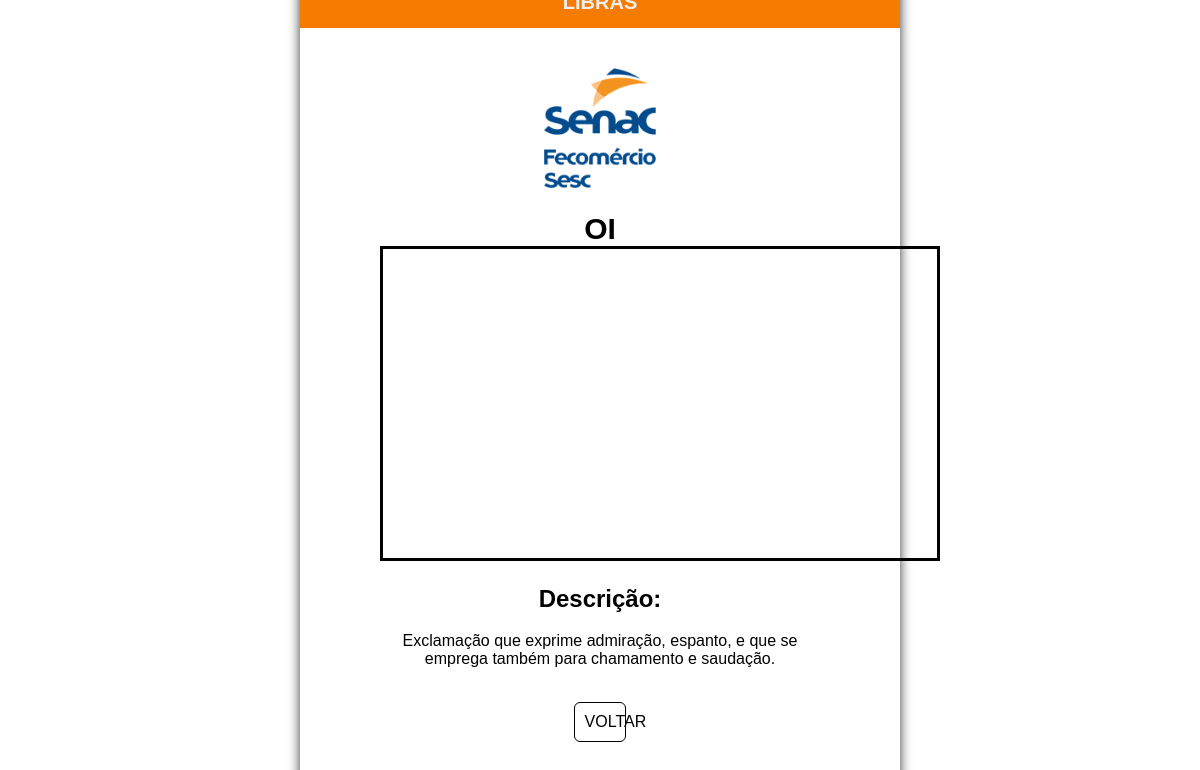
Page /exibir_palavra/5 on the committed database.
### tables this page shows
CREATE TABLE palavras(
                id INTEGER PRIMARY KEY AUTOINCREMENT,
                titulo TEXT UNIQUE NOT NULL,
                descricao TEXT NOT NULL,
                url TEXT NOT NULL,
                capa TEXT
            );

### app.py (the view)
@app.route('/exibir_palavra/<int:id>')
def exibir_palavra(id):
    db = get_db()
    palavra = db.execute('SELECT * FROM palavras WHERE id = ?', (id,)).fetchone()
    return render_template('exibir_palavra.html', palavra=palavra)

### app.py (called while the page is built)
def get_db():
    if 'db' not in g:
        g.db = sqlite3.connect(DATABASE)
        g.db.row_factory = sqlite3.Row
    return g.db

### templates/exibir_palavra.html (shortened to what this page needs)
<!DOCTYPE html>
<html lang="pt-BR">
<head>
  <link rel="stylesheet" href="{{ url_for('static', filename='exibicao_de_palavra.css') }}">
</head>
<body>
  <div class="container">
    <div class="form-box">
      <h1>LIBRAS</h1>
      <a href="{{ url_for('index') }}"><img src="{{ url_for('static', filename='images/logo.png') }}" alt="logo" id="logo-icon"></a>
      <label for="palavra">{{ palavra.titulo }}</label>
      <iframe width="560" height="315" src="{{ palavra.url }}" title="YouTube video player" frameborder="0" allow="accelerometer; autoplay; clipboard-write; encrypted-media; gyroscope; picture-in-picture; web-share" style="border: solid black;" allowfullscreen></iframe>
      <h2>Descrição:</h2>
      <div class="descricao_palavra"><p>{{ palavra.descricao }}</p></div><br>
      <a href="{{ url_for('glossario') }}" id="retornar"><button>VOLTAR</button></a>
    </div>
  </div>
</body>
</html>

### static/exibicao_de_palavra.css (style rules this page uses)
* { box-sizing: border-box; font-family: Arial, sans-serif; }
body, html { height: 100vh; background: url('images/fundo.png') no-repeat center fixed; background-size: cover; overflow: hidden; margin: 0; padding: 0; }
#logo-icon { width: auto; height: 15vh; margin: -40px 0 20px auto; }
.container { display: flex; justify-content: center; align-items: center; text-align: center; height: 100vh; }
.form-box { background-color: white; border-radius: 8px; padding: 80px 80px; box-shadow: 0 4px 12px rgba(0, 0, 0, 0.8); width: 50%; position: relative; border-top: 50px solid #f57c00; }
.form-box h1 { position: absolute; top: -50px; left: 50%; transform: translateX(-50%); font-size: 20px; color: rgb(238, 238, 238); }
label { display: block; font-weight: bold; font-size: 30px; }
button { width: 12%; background-color: #ffffff; color: black; padding: 10px; border: solid black 1px; border-radius: 6px; font-size: 16px; cursor: pointer; }

### rows in the picture
palavras: titulo "OI", descricao "Exclamação que exprime admiração, espanto, e que se emprega também para chamamento e saudação."
